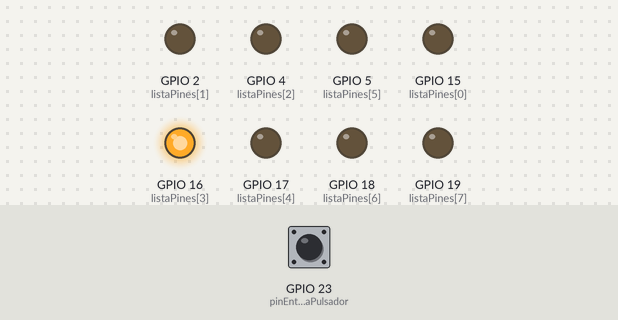
The sketch below on a simulated ESP32. On the bench: output pins drawn as LEDs (lit = HIGH). Dashed ring = blinking. The test bench sets the inputs (shaded band); at power-on: GPIO 23 (pinEntradaPulsador) LOW. What the sketch prints to the serial monitor is not drawn.

Above: at 1.8 s.
1.9 s: GPIO 23 (pinEntradaPulsador) pulled HIGH for 0.6 s
At 2.4 s:
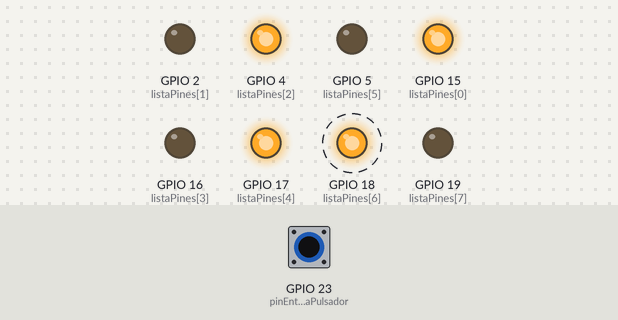
At 3.4 s:
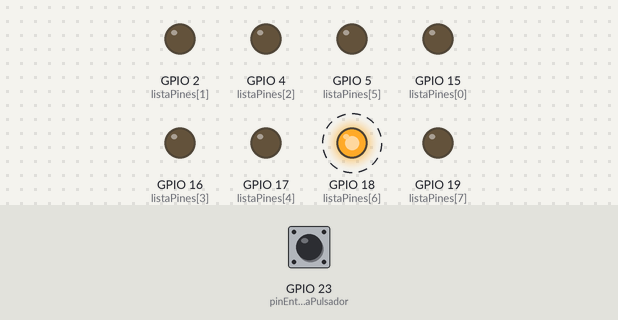
5.0 s: GPIO 23 (pinEntradaPulsador) pulled HIGH for 1 s
9.0 s: GPIO 23 (pinEntradaPulsador) pulled HIGH for 0.6 s
At 9.9 s:
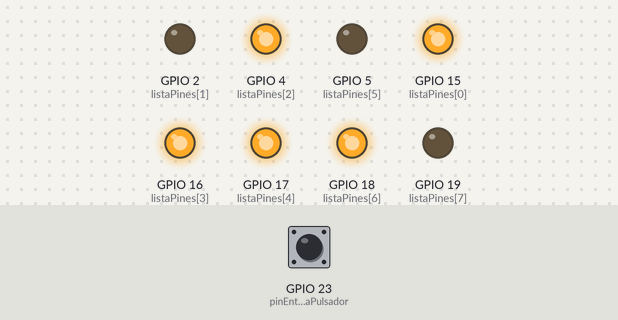
12.0 s: GPIO 23 (pinEntradaPulsador) pulled HIGH for 3.2 s
Timing chart, 0 to 17.7 s (numbered marks = the images above; inputs shaded):
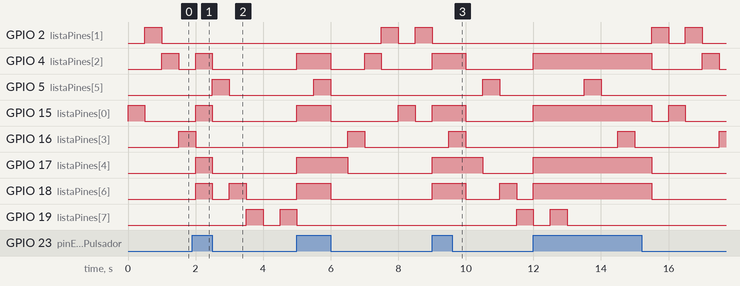

Measured:
- after the input at 1.9 s, GPIO 4 (listaPines[2]), GPIO 15 (listaPines[0]): LOW → HIGH after 0.10 s, → LOW 0.50 s later
- after the input at 9.0 s, GPIO 15 (listaPines[0]): LOW → HIGH at once, → LOW 1.0 s later

The sketch:

Control8LedsEsp32.ino
```cpp
int listaPines[8] = {15, 2, 4, 16, 17, 5, 18, 19};
const int pinEntradaPulsador = 23;
void setup() {
  Serial.begin(115200);
  pinMode(pinEntradaPulsador, INPUT);
  for(int i = 0; i < 8; i++) {
    Serial.println(listaPines[i]);
    pinMode(listaPines[i], OUTPUT);
  }

}

void loop() {
  for (int i = 0; i < 8; i++) {
    revisaryActivarDesactivarFuncionBoton(listaPines);
    digitalWrite(listaPines[i], HIGH);
    delay(500);
    digitalWrite(listaPines[i], LOW);
  }
  for (int i = 8; i > 0; i--) {
    revisaryActivarDesactivarFuncionBoton(listaPines);
    digitalWrite(listaPines[i], HIGH);
    delay(500);
    digitalWrite(listaPines[i], LOW);
  }
}

void revisaryActivarDesactivarFuncionBoton(int listaPinesSalida[8]){
  int EstadoBoton = digitalRead(pinEntradaPulsador);
  if(EstadoBoton == HIGH){
    for(int i = 0; i < 8 ; i +=2){
      digitalWrite(listaPinesSalida[i], HIGH);
    }
  }
  else{
    for(int i = 0; i < 8 ; i +=2){
      digitalWrite(listaPinesSalida[i], LOW);
    }
  }
}
```
